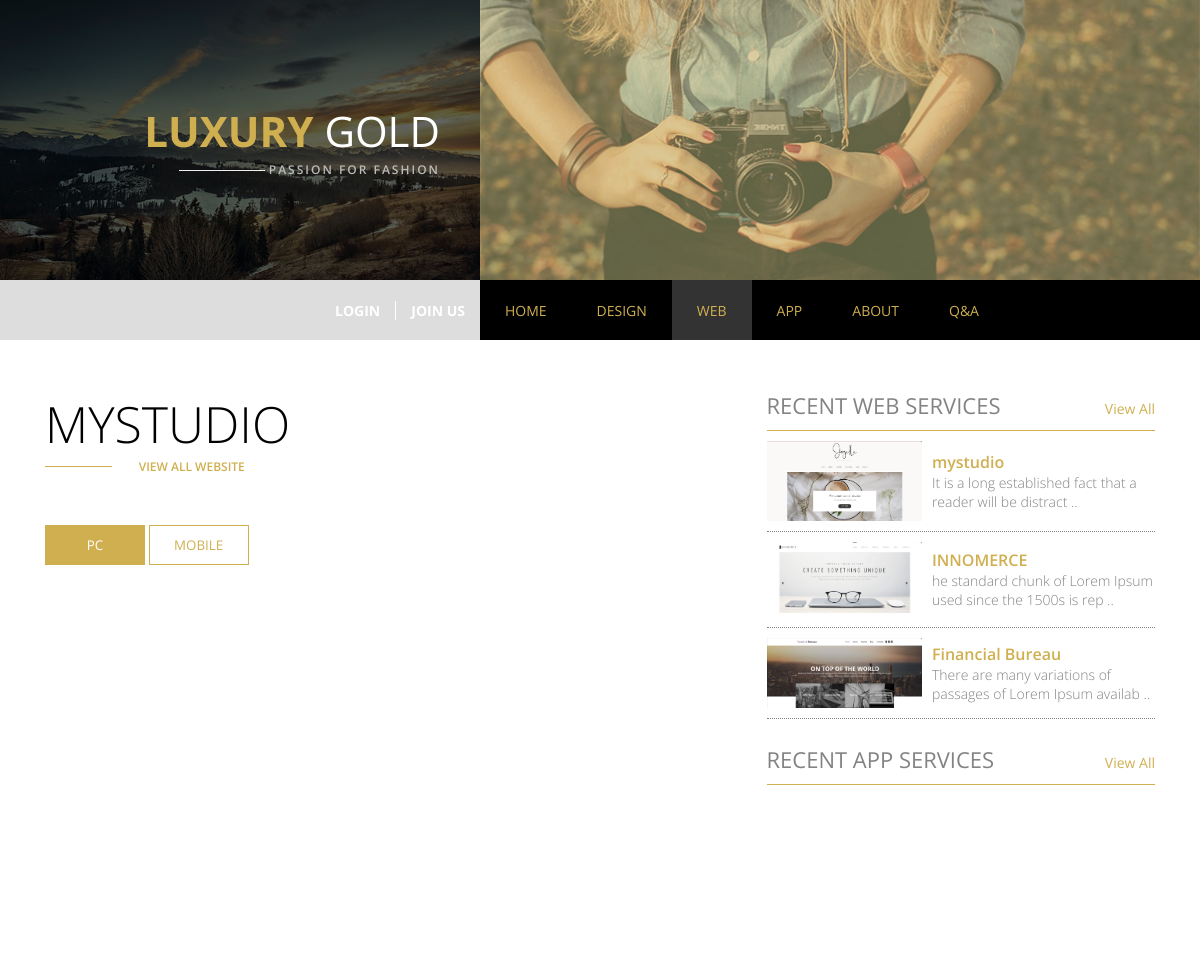
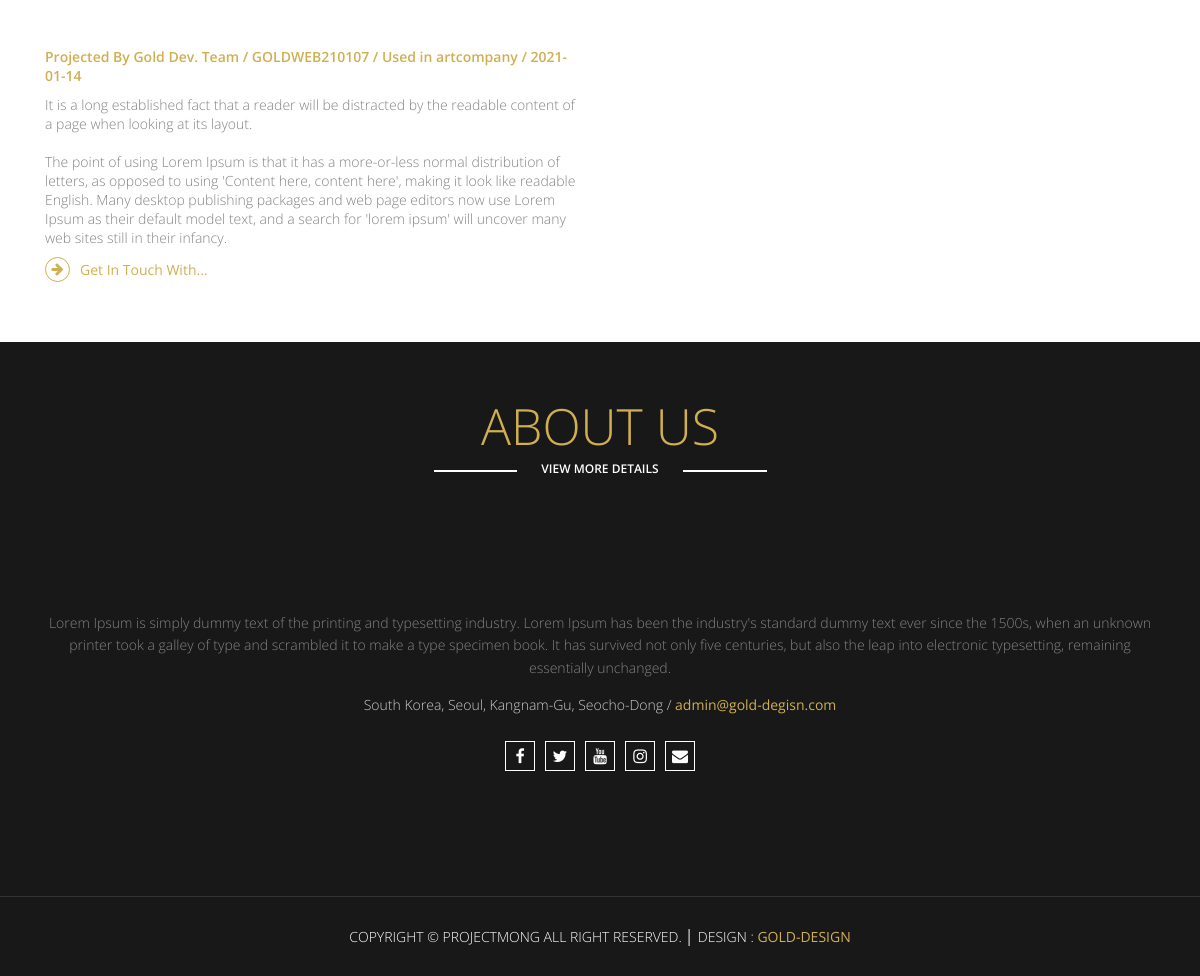
/pages/web/web_detail.php?num=9, run on the app's committed database (2 pictures, top to bottom).
### tables this page shows
CREATE TABLE `gold_web` (
  `GOLD_WEB_num` int(11) NOT NULL COMMENT '고유번호',
  `GOLD_WEB_tit` varchar(20) NOT NULL COMMENT '제목',
  `GOLD_WEB_ser` varchar(20) NOT NULL COMMENT '시리얼넘버',
  `GOLD_WEB_des` text NOT NULL COMMENT '설명',
  `GOLD_WEB_img` varchar(30) NOT NULL COMMENT '사진',
  `GOLD_WEB_mimg` varchar(50) NOT NULL COMMENT '모바일사진',
  `GOLD_WEB_thumb` varchar(30) NOT NULL COMMENT '썸네일 사진',
  `GOLD_WEB_cli` varchar(30) NOT NULL COMMENT '납품처',
  `GOLD_WEB_reg` varchar(15) DEFAULT NULL COMMENT '등록일',
  `GOLD_WEB_dom` varchar(50) DEFAULT NULL COMMENT '도메인주소'
);

### pages/web/web_detail.php (the view, shortened to what this page needs)
<?php
  $web_detail_num = $_GET['num'];
  include  $_SERVER['DOCUMENT_ROOT']."/Goldd/php_process/connect/db_connect.php";
  $sql="select * from gold_web where GOLD_WEB_num=$web_detail_num";
  $web_result=mysqli_query($dbConn, $sql);
  $web_row=mysqli_fetch_array($web_result);
  $web_detail_tit=$web_row['GOLD_WEB_tit'];
  $web_detail_ser=$web_row['GOLD_WEB_ser'];
  $web_detail_des=$web_row['GOLD_WEB_des'];
  $web_detail_cli=$web_row['GOLD_WEB_cli'];
  $web_detail_reg=$web_row['GOLD_WEB_reg'];
?>
<!DOCTYPE html>
<html lang="en">
  <head>
    <link
      rel="stylesheet"
      href="https://cdnjs.cloudflare.com/ajax/libs/font-awesome/4.7.0/css/font-awesome.min.css"
    />
    <link rel="stylesheet" href="/Goldd/css/style.css" />
    <link rel="stylesheet" href="/Goldd/css/design_web_app.css">
    <link rel="stylesheet" href="/Goldd/css/animation.css" />
    <link rel="stylesheet" href="/Goldd/css/media.css" />
  </head>
  <body>
    <div class="wrap">
      <?php include $_SERVER["DOCUMENT_ROOT"]."/Goldd/include/header.php" ?>
      <section class="contents webDetail deWeDetail ">
        <div class="center clear">
          <div class="webLeft deWeLeft">
            <div class="title">
              <h2><?=$web_detail_tit?></h2>
              <div class="linkBox">
                <span class="line"></span>
                <a href="/Goldd/pages/web/web.php">view all website</a>
              </div>
            </div>
            <div class="detailCon ">
              <div class="webTabBtns">
                <button type="button">PC</button>
                <button type="button">MOBILE</button>
              </div>
              <div class="webBox webTab">
                <div class="webPcFrame">
                  <div class="webMainImg">
                  </div>
                </div>
              </div>
              <p class="detailInfo">
                Projected By Gold Dev. Team / <?=$web_detail_ser?> / Used in <?=$web_detail_cli?> / <?=$web_detail_reg?>
              </p>
              <div class="detailDesc">
                <p><?=$web_detail_des?></p>
                <a href="/Goldd/index.php#contact"><i class="fa fa-arrow-right"></i>Get In Touch With...</a>
              </div>
            </div>
          </div>
          <div class="designRight deWeRight">
            <?php include $_SERVER["DOCUMENT_ROOT"]. "/Goldd/include/web_side_detail.php" ?>
            <?php include $_SERVER["DOCUMENT_ROOT"]. "/Goldd/include/app_side_detail.php" ?>
          </div>
        </div>
      </section>
      <?php include $_SERVER["DOCUMENT_ROOT"]. "/Goldd/include/about.php" ?>
      <?php include $_SERVER["DOCUMENT_ROOT"]."/Goldd/include/footer.php" ?>
    </div>
  </body>
</html>

### include/web_side_detail.php
<div class="detailWeb">
  <div class="webTit">
    <h2>Recent Web Services</h2>
    <a href="/Goldd/pages/web/web.php">View All</a>
  </div>
  <?php
    include $_SERVER['DOCUMENT_ROOT'].'/Goldd/php_process/connect/db_connect.php';
    $sql="select * from gold_web order by GOLD_WEB_num desc limit 3";
    $web_side_result = mysqli_query($dbConn, $sql);
    while($web_side_row=mysqli_fetch_array($web_side_result)){
      $web_side_num = $web_side_row['GOLD_WEB_num'];
      $web_side_thumb = $web_side_row['GOLD_WEB_thumb'];
      $web_side_tit = $web_side_row['GOLD_WEB_tit'];
      $web_side_des = $web_side_row['GOLD_WEB_des'];
  ?>
  <div class="webLinks">
    <div class="subWebImg">
      <img src="/Goldd/data/web_page/thumb/<?=$web_side_thumb?>" alt="">
    </div>
    <div class="subWebTxt">
      <a href="/Goldd/pages/web/web_detail.php?num=<?=$web_side_num?>"><?=$web_side_tit?></a>
      <em><?=$web_side_des?></em>
    </div>
  </div>
  <?php
    }
  ?>
</div>

### css/style.css (style rules this page uses)
* { margin: 0; padding: 0; box-sizing: border-box; }
body { font-size: 14px; font-family: 'Open Sans', sans-serif; }
.clear:after { clear: both; display: block; content: ''; }
.center { width: 100%; height: auto; max-width: 1140px; margin: auto; }
a { text-decoration: none; color: #111; }
img { display: block; }
button, input, textarea { outline: 0; font-family: 'Open Sans'; }
.contents { padding: 50px 0; }
.title { width: auto; height: auto; float: left; }
.title h2 { font-size: 50px; font-weight: 300; text-transform: uppercase; }
.title .linkBox { width: 100%; display: flex; align-items: center; }
.title .line { width: 10%; display: block; height: 1px; background: #d0af51; float: left; transition: all 0.4s; }
.title a { display: block; width: 40%; float: left; text-align: right; text-transform: uppercase; font-size: 12px; font-weight: 600; color: #d0af51; transition: all 0.4s; }

### css/design_web_app.css (style rules this page uses)
.deWeLeft { width: 60%; height: auto; float: left; }
.deWeDetail .title { float: none; margin-bottom: 50px; }
.deWeDetail .title a { width: 20%; }
.detailCon { width: 100%; height: auto; padding-right: 20%; }
.detailInfo { width: 100%; height: auto; padding: 5px 0 10px 0; font-weight: 600; color: #d0af51; }
.detailDesc p { color: #838383; font-weight: 300; }
.detailDesc a { display: flex; width: 100%; align-items: center; padding: 10px 0; color: #d0af51; }
.detailDesc i.fa { width: 25px; height: 25px; border: 1px solid #d0af51; border-radius: 50%; display: flex; align-items: center; justify-content: center; color: #d0af51; margin-right: 10px; }
.deWeRight { width: 40%; height: auto; float: right; padding-left: 5%; }
.deWeRight .detailWeb { width: 100%; height: auto; margin-bottom: 25px; }
.deWeRight .webTit, .deWeRight .appTit { width: 100%; height: auto; padding: 0 0 10px 0; border-bottom: 1px solid #d0af51; display: flex; justify-content: space-between; align-items: baseline; }
.deWeRight .webTit h2, .deWeRight .appTit h2 { font-size: 22px; font-weight: 400; color: #838383; text-transform: uppercase; }
.deWeRight .webTit a, .deWeRight .appTit a { color: #d0af51; }
.deWeRight .detailWeb .webLinks, .deWeRight .detailApp .appLinks { width: 100%; height: auto; display: flex; padding: 10px 0; border-bottom: 1px dotted #838383; }
.deWeRight .webLinks .subWebImg, .deWeRight .appLinks .subAppImg { width: 40%; height: auto; overflow: hidden; }
.deWeRight .webLinks .subWebImg img, .deWeRight .appLinks .subAppImg img { width: 100%; }
.deWeRight .webLinks .subWebTxt, .deWeRight .appLinks .subAppTxt { width: 60%; padding-left: 10px; display: flex; flex-direction: column; justify-content: center; }
.deWeRight .webLinks .subWebTxt a, .deWeRight .appLinks .subAppTxt a { font-weight: 600; font-size: 16px; color: #d0af51; }
.deWeRight .webLinks .subWebTxt em, .deWeRight .appLinks .subAppTxt em { color: #838383; font-weight: 300; font-style: normal; }
.webDetail .webTabBtns button { width: 100px; text-align: center; background: #fff; border: 1px solid #d0af51; color: #d0af51; padding: 10px; transition: all 0.4s; }
.webDetail .webTabBtns button:hover, .webDetail .webTabBtns button.active { color: #fff; background: #d0af51; }
.webDetail .webBox { width: 100%; height: 450px; margin-top: 20px; position: relative; _display: none; }
.webDetail .webBox .webPcFrame { width: 100%; height: 100%; }
.webDetail .webBox .webPcFrame .webMainImg { width: 100%; height: 75%; position: relative; overflow: hidden; }

### css/media.css (style rules this page uses)
@media screen and (max-width:1200px) { .center { padding: 0 15px; } }

### data on the page
gold_web: GOLD_WEB_tit "MYSTUDIO", GOLD_WEB_ser "GOLDWEB210107", GOLD_WEB_cli "artcompany", GOLD_WEB_reg "2021-01-14", GOLD_WEB_des "It is a long established fact that a reader will be distracted by the readable content of a page when looking at its layout. The point of using Lorem Ipsum is that it has a more-or-less normal distribution of letters, as opposed to using 'Content here, content here', making it look like readable English. Many desktop publishing packages and web page editors now use Lorem Ipsum as their default model text, and a search for 'lorem ipsum' will uncover many web sites still in their infancy.", GOLD_WEB_thumb (picture), GOLD_WEB_tit "mystudio"
gold_web: GOLD_WEB_thumb (picture), GOLD_WEB_tit "INNOMERCE"
gold_web: GOLD_WEB_thumb (picture), GOLD_WEB_tit "Financial Bureau"
